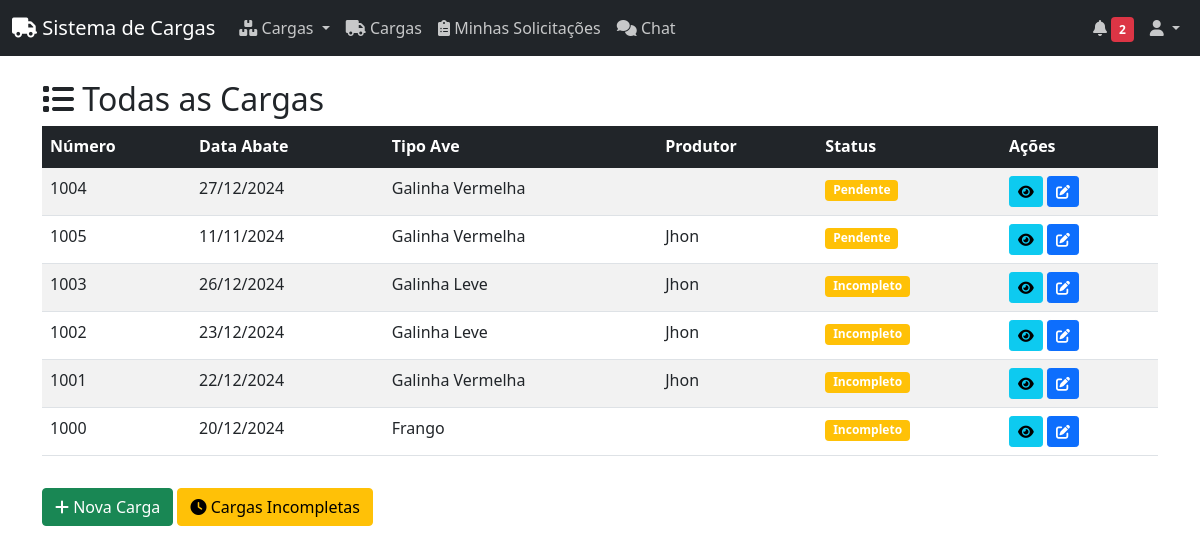
Screenshot of /cargas/todas_cargas (signed in) with the database file from the repository.
### models/carga.py (models this page shows, shortened)
class Carga(db.Model):
    __tablename__ = 'cargas'
    STATUS_PENDENTE = 'pendente'
    STATUS_EM_ANDAMENTO = 'em_andamento'
    STATUS_CONCLUIDA = 'concluida'
    STATUS_CANCELADA = 'cancelada'
    id = db.Column(db.Integer, primary_key=True)
    numero_carga = db.Column(db.String(20), unique=True, nullable=False)
    tipo_ave = db.Column(db.String(50), nullable=False)
    quantidade_cargas = db.Column(db.Integer, nullable=False)
    ordem_carga = db.Column(db.String(10), nullable=False)
    data_abate = db.Column(db.Date, nullable=False)
    dia_semana = db.Column(db.String(20))
    agenciador = db.Column(db.String(100))
    motorista = db.Column(db.String(100))
    motorista_outro = db.Column(db.String(100))
    transportadora = db.Column(db.String(100))
    placa_veiculo = db.Column(db.String(20))
    km_saida = db.Column(db.Float, default=0)
    km_chegada = db.Column(db.Float, default=0)
    km_rodados = db.Column(db.Float, default=0)
    valor_km = db.Column(db.Float, default=0)
    valor_frete = db.Column(db.Float, default=0)
    status_frete = db.Column(db.String(50))
    status = db.Column(db.String(50), default='pendente')  # pendente, em_andamento, concluida, cancelada
    caixas_vazias = db.Column(db.Integer, default=0)
    quantidade_caixas = db.Column(db.Integer, default=0)
    produtor = db.Column(db.String(100))
    uf_produtor = db.Column(db.String(2))
    numero_nfe = db.Column(db.String(50))
    data_nfe = db.Column(db.Date)
    numero_gta = db.Column(db.String(50))
    data_gta = db.Column(db.Date)
    peso_granja = db.Column(db.Float, default=0)
    peso_frigorifico = db.Column(db.Float, default=0)
    percentual_quebra = db.Column(db.Float, default=0)
    quebra_peso = db.Column(db.Float, default=0)
    motivo_alta_quebra = db.Column(db.Text)
    pedagios = db.Column(db.Float, default=0)
    outras_despesas = db.Column(db.Float, default=0)
    abastecimento_empresa = db.Column(db.Float, default=0)
    abastecimento_posto = db.Column(db.Float, default=0)
    adiantamento = db.Column(db.Float, default=0)
    valor_pagar = db.Column(db.Float, default=0)
    nota_aprovada = db.Column(db.Boolean, default=False)
    aprovado_por_id = db.Column(db.Integer, db.ForeignKey('usuarios.id'))
    aprovado_em = db.Column(db.DateTime)
    nota_autorizada = db.Column(db.Boolean, default=False)
    autorizado_por_id = db.Column(db.Integer, db.ForeignKey('usuarios.id'))
    autorizado_em = db.Column(db.DateTime)
    assinatura_autorizacao = db.Column(db.String(500))
    criado_em = db.Column(db.DateTime, default=datetime.now(UTC))
    atualizado_em = db.Column(db.DateTime, default=datetime.now(UTC), onupdate=datetime.now(UTC))
    criado_por_id = db.Column(db.Integer, db.ForeignKey('usuarios.id'))
    atualizado_por_id = db.Column(db.Integer, db.ForeignKey('usuarios.id'))
    criado_por = db.relationship('Usuario', foreign_keys=[criado_por_id])
    atualizado_por = db.relationship('Usuario', foreign_keys=[atualizado_por_id])
    aprovado_por = db.relationship('Usuario', foreign_keys=[aprovado_por_id], backref='cargas_aprovadas')
    autorizado_por = db.relationship('Usuario', foreign_keys=[autorizado_por_id], backref='cargas_autorizadas')
    subcargas = db.relationship('SubCarga', backref='carga', lazy=True)
    producoes = db.relationship('Producao', backref='carga', lazy=True)
    fechamento = db.relationship('Fechamento', back_populates='carga', uselist=False)

### routes/cargas.py (the view)
@cargas_bp.route('/todas_cargas')
@login_required
def todas_cargas():
    cargas = Carga.query.order_by(Carga.criado_em.desc()).all()
    return render_template('cargas/todas_cargas.html', cargas=cargas)

### templates/cargas/todas_cargas.html
{% extends "base.html" %}
{% block content %}
<div class="container mt-4">
    <h2>
        <i class="fas fa-list"></i> Todas as Cargas
    </h2>
    {% if cargas %}
    <div class="table-responsive">
        <table class="table table-striped table-hover">
            <thead class="table-dark">
                <tr>
                    <th>Número</th>
                    <th>Data Abate</th>
                    <th>Tipo Ave</th>
                    <th>Produtor</th>
                    <th>Status</th>
                    <th>Ações</th>
                </tr>
            </thead>
            <tbody>
                {% for carga in cargas %}
                <tr>
                    <td>{{ carga.numero_carga }}</td>
                    <td>{{ carga.data_abate.strftime('%d/%m/%Y') if carga.data_abate }}</td>
                    <td>{{ carga.tipo_ave }}</td>
                    <td>{{ carga.produtor }}</td>
                    <td>
                        <span class="badge {% if carga.status == 'completo' %}bg-success{% else %}bg-warning{% endif %}">
                            {{ carga.status|title }}
                        </span>
                    </td>
                    <td>
                        <a href="{{ url_for('cargas.visualizar_carga', id=carga.id) }}" class="btn btn-info btn-sm">
                            <i class="fas fa-eye"></i>
                        </a>
                        <a href="{{ url_for('cargas.editar_carga', id=carga.id) }}" class="btn btn-primary btn-sm">
                            <i class="fas fa-edit"></i>
                        </a>
                    </td>
                </tr>
                {% endfor %}
            </tbody>
        </table>
    </div>
    {% else %}
    <div class="alert alert-info">
        <i class="fas fa-info-circle"></i> Não há cargas registradas no momento.
    </div>
    {% endif %}
    <div class="mt-3">
        <a href="{{ url_for('cargas.nova_carga') }}" class="btn btn-success">
            <i class="fas fa-plus"></i> Nova Carga
        </a>
        <a href="{{ url_for('cargas.cargas_incompletas') }}" class="btn btn-warning">
            <i class="fas fa-clock"></i> Cargas Incompletas
        </a>
    </div>
</div>
{% endblock %}

### templates/base.html (shortened to what this page needs)
<!DOCTYPE html>
<html lang="pt-br">
<head>
    <link href="https://cdn.jsdelivr.net/npm/bootstrap@5.1.3/dist/css/bootstrap.min.css" rel="stylesheet">
    <link rel="stylesheet" href="https://cdnjs.cloudflare.com/ajax/libs/font-awesome/6.0.0/css/all.min.css">
    <link rel="stylesheet" href="https://cdn.jsdelivr.net/npm/sweetalert2@11/dist/sweetalert2.min.css">
</head>
<body>
    <nav class="navbar navbar-expand-lg navbar-dark">
        <div class="container-fluid">
            <a class="navbar-brand" href="{{ url_for('auth.index') }}">
                <i class="fas fa-truck"></i> Sistema de Cargas
            </a>
            <div class="collapse navbar-collapse" id="navbarNav">
                <ul class="navbar-nav me-auto">
                    {% if current_user.is_authenticated %}
                        <li class="nav-item dropdown">
                            <a class="nav-link dropdown-toggle" href="#" id="navbarDropdown" role="button" data-bs-toggle="dropdown">
                                <i class="fas fa-boxes"></i> Cargas
                            </a>
                        </li>
                        <li class="nav-item">
                            <a class="nav-link" href="{{ url_for('cargas.listar_cargas') }}">
                                <i class="fas fa-truck"></i> Cargas
                            </a>
                        </li>
                        <li class="nav-item">
                            <a class="nav-link" href="{{ url_for('solicitacoes.minhas_solicitacoes') }}">
                                <i class="fas fa-clipboard-list"></i> Minhas Solicitações
                            </a>
                        </li>
                        <li class="nav-item">
                            <a class="nav-link" href="{{ url_for('chat.index') }}">
                                <i class="fas fa-comments"></i> Chat
                            </a>
                        </li>
                    {% endif %}
                </ul>
                {% if current_user.is_authenticated %}
                <ul class="navbar-nav">
                    {% include 'components/notificacoes.html' %}
                    <li class="nav-item dropdown">
                        <a class="nav-link dropdown-toggle" href="#" id="userDropdown" role="button" data-bs-toggle="dropdown">
                            <i class="fas fa-user"></i> {{ current_user.username }}
                        </a>
                    </li>
                </ul>
                {% endif %}
            </div>
        </div>
    </nav>
    <div class="container-fluid mt-4">
        {% block content %}{% endblock %}
    </div>
</body>
</html>

### templates/components/notificacoes.html (shortened to what this page needs)
<li class="nav-item dropdown">
    <a class="nav-link" href="#" id="notificacoesDropdown" role="button" data-bs-toggle="dropdown" aria-expanded="false">
        <i class="fas fa-bell"></i>
        <span class="badge bg-danger" id="notificacoes-contador" style="display: none;">0</span>
    </a>
</li>

### templates/base.html (style rules this page uses)
.navbar { background-color: #212529; }
.navbar-brand { color: #fff !important; }
.nav-link { color: rgba(255,255,255,.75) !important; }

### rows the page displays
Carga: numero_carga "1004", data_abate "27/12/2024", tipo_ave "Galinha Vermelha", status "Pendente"
Carga: numero_carga "1005", data_abate "11/11/2024", tipo_ave "Galinha Vermelha", produtor "Jhon", status "Pendente"
Carga: numero_carga "1003", data_abate "26/12/2024", tipo_ave "Galinha Leve", produtor "Jhon", status "Incompleto"
Carga: numero_carga "1002", data_abate "23/12/2024", tipo_ave "Galinha Leve", produtor "Jhon", status "Incompleto"
Carga: numero_carga "1001", data_abate "22/12/2024", tipo_ave "Galinha Vermelha", produtor "Jhon", status "Incompleto"
Carga: numero_carga "1000", data_abate "20/12/2024", tipo_ave "Frango", status "Incompleto"
